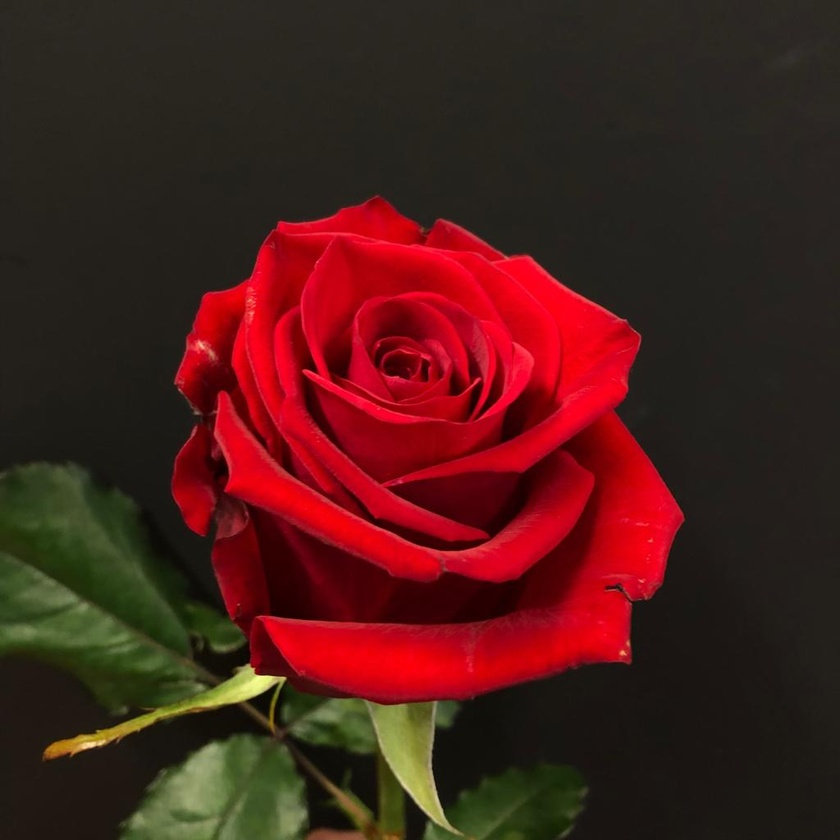
#> input picture Red.jpg, 840 x 840 px, shrunk from 1024 x 1024 before the run
$ python sobel.py   (older library calls are emulated)
#> lines starting #> are read from the running program, lines starting #| are printed output that depends on the picture
import cv2
import numpy as np
from matplotlib import pyplot as plt


img0 = cv2.imread('Red.jpg',)
#> img0 is the input picture: shape (840, 840, 3); mean B, G, R 25.9, 30, 74.6


gray = cv2.cvtColor(img0, cv2.COLOR_BGR2GRAY)
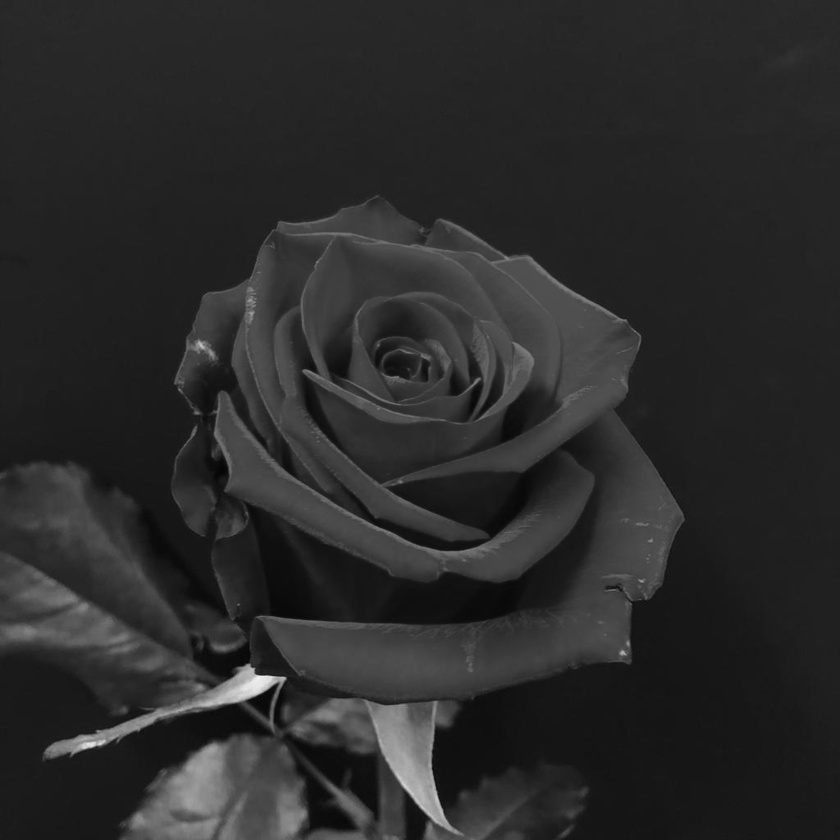
#> gray: shape (840, 840); min 5, max 241, mean 42.8

# remove noise
img = cv2.GaussianBlur(gray,(3,3),0)

# convolute with proper kernels
laplacian = cv2.Laplacian(img,cv2.CV_64F)
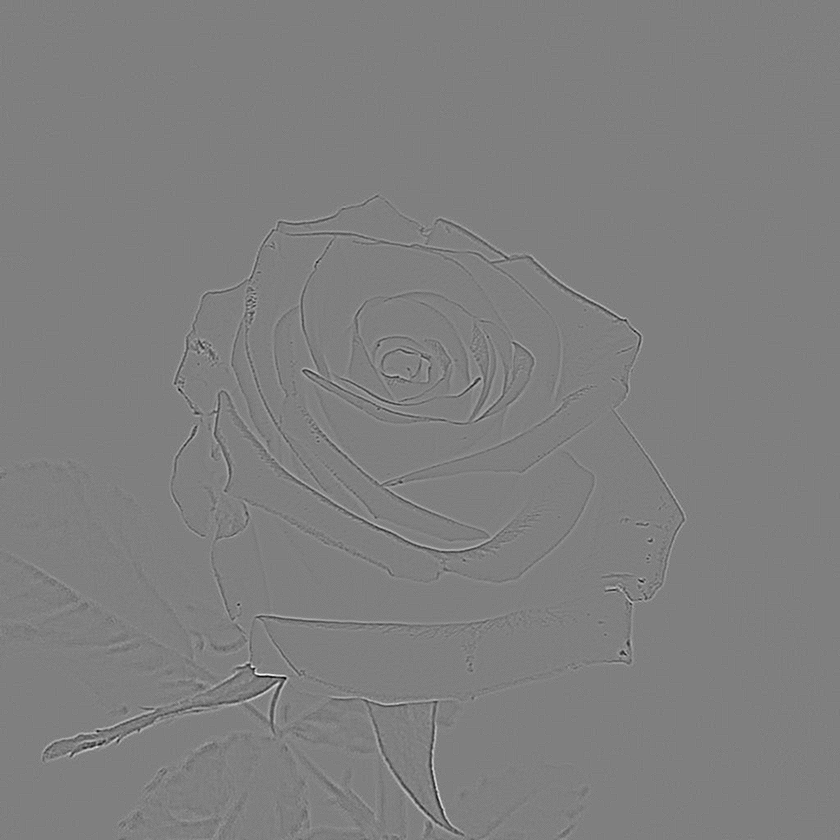
#> laplacian: shape (840, 840) float64; min -59, max 59, mean 0; drawn with min black and max white
sobelx = cv2.Sobel(img,cv2.CV_64F,1,0,ksize=5)  # x
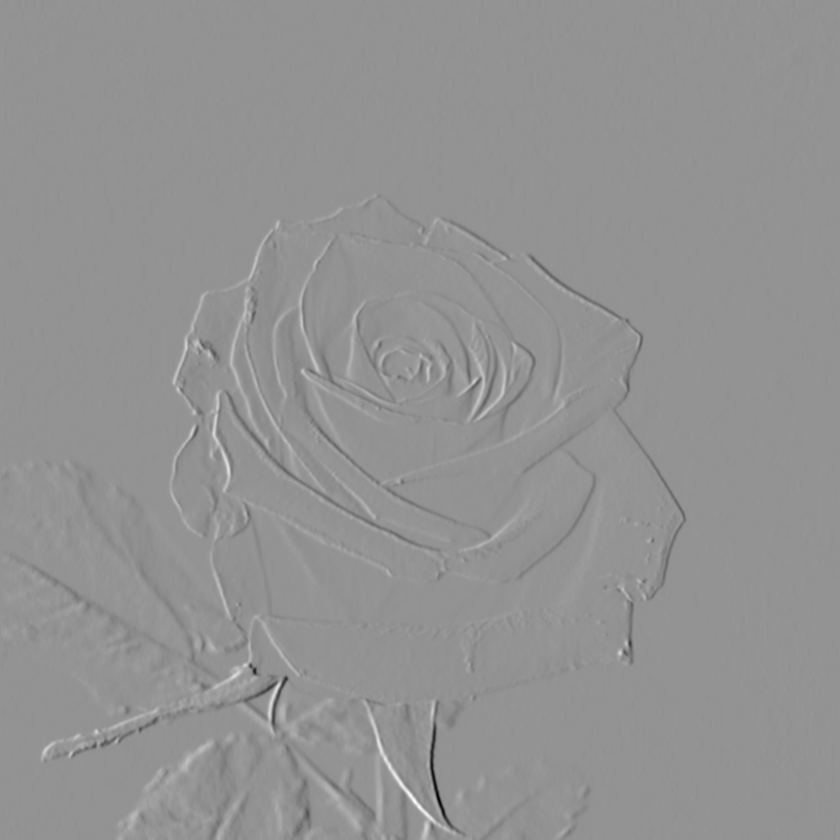
#> sobelx: shape (840, 840) float64; min -6447, max 4734, mean -0.5; drawn with min black and max white
sobely = cv2.Sobel(img,cv2.CV_64F,0,1,ksize=5)  # y
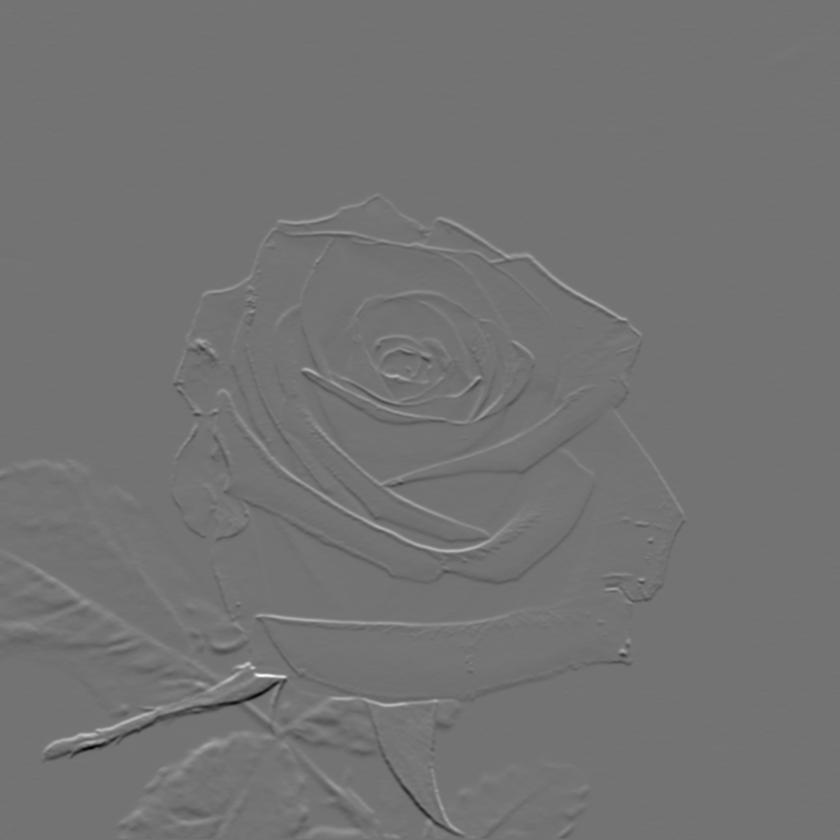
#> sobely: shape (840, 840) float64; min -6730, max 8103, mean 1.9; drawn with min black and max white

plt.subplot(2,2,1)
plt.imshow(img,cmap = 'gray')
plt.title('Original')


plt.subplot(2,2,2)
plt.imshow(laplacian,cmap = 'gray')
plt.title('Laplacian')


plt.subplot(2,2,3)
plt.imshow(sobelx,cmap = 'gray')
plt.title('Sobel X')


plt.subplot(2,2,4)
plt.imshow(sobely,cmap = 'gray')
plt.title('Sobel Y')


plt.show()
